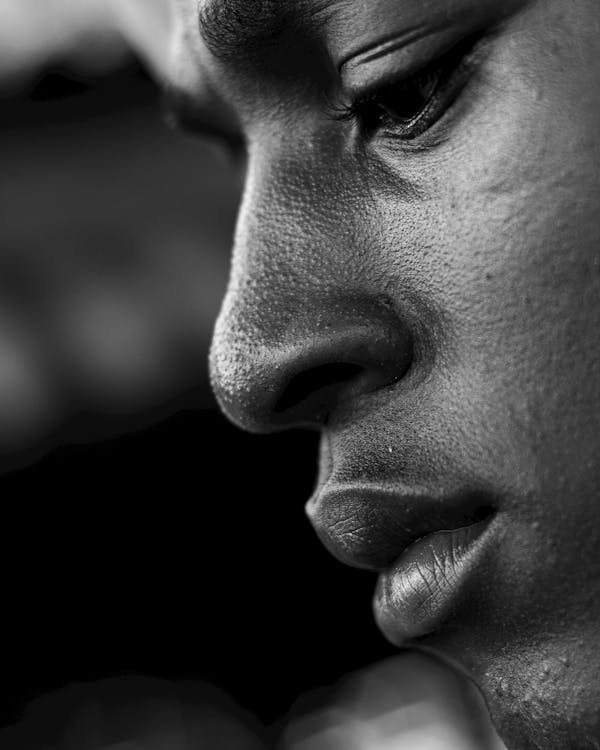
#> input picture week01/Problem_2_Linear&SVD/person.png, 600 x 750 px
$ python main.py
#> lines starting #> are read from the running program, lines starting #| are printed output that depends on the picture
import numpy as np
import matplotlib.pyplot as plt
from PIL import Image

# Task 1: Linear Transformation
# Rotation Transformation
theta = np.radians(135)
R = np.array([[np.cos(theta), -np.sin(theta)],
              [np.sin(theta), np.cos(theta)]])
# Scaling Transformation
S = np.array([[0.5, 0],
             [0, 0.5]])

square = np.array([[0, 1, 1, 0, 0],
                   [0, 0, 1, 1, 0]])
square_R = R @ square
square_R_S = S @ square_R

plt.plot(square[0], square[1], color='r', label="raw square")
plt.plot(square_R[0], square_R[1], color='g', label='rotating square')
plt.plot(square_R_S[0], square_R_S[1], color='y', label = 'scaling and roatating square')
plt.legend()
plt.axis('equal')
plt.grid(True)
plt.ion()
plt.show()
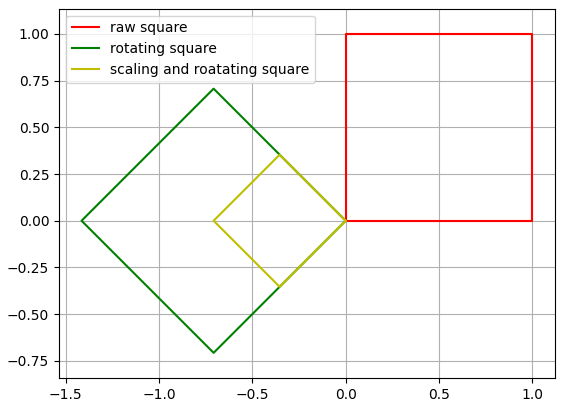
#> figure drawn by matplotlib, 1 panel

# Task 2: SVD
M = np.array(Image.open("person.png").convert("L"), dtype=float)
Mc = M - M.mean(axis=0)
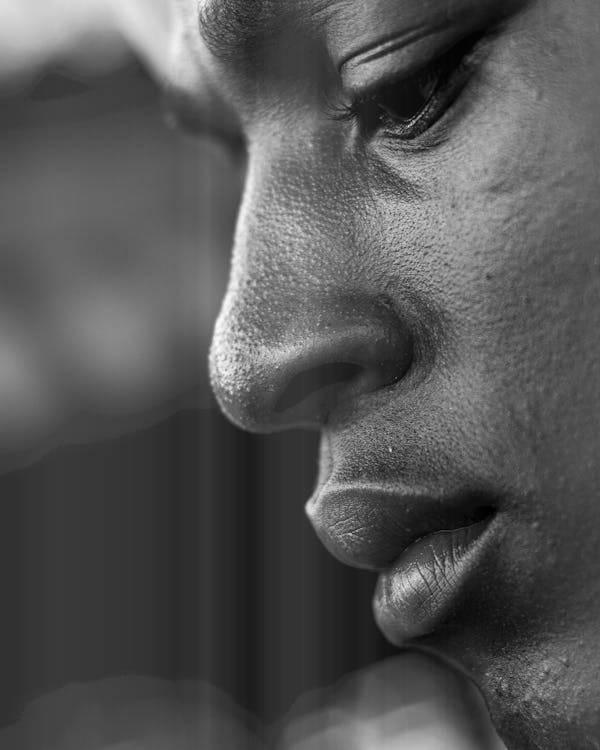
#> Mc: shape (750, 600) float64; min -97.43, max 193.4, mean 0; drawn with min black and max white
# print(Mc.shape)
U, S, Vt = np.linalg.svd(Mc, full_matrices=False)
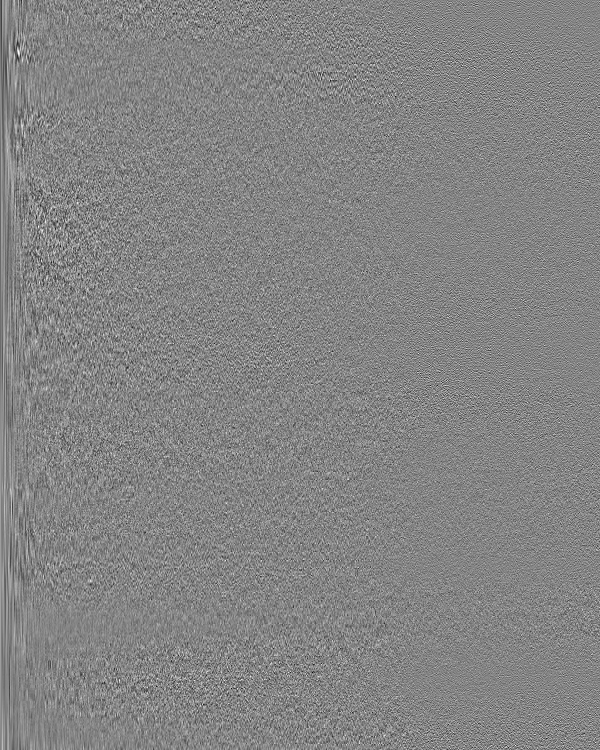
#> U: shape (750, 600) float64; min -0.227, max 0.21, mean -4.62e-16; drawn with min black and max white
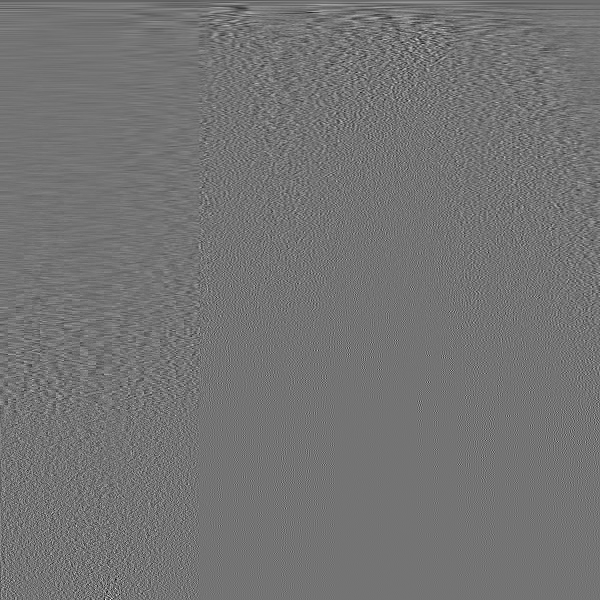
#> Vt: shape (600, 600) float64; min -0.321, max 0.384, mean -7.82e-05; drawn with min black and max white
#> S = 600 values, max 19871.9 at index 0, min 0.55 at index 599, mean 300.8
# print(U.shape, S.shape, Vt.shape)
def reconstruct(k):
    return (U[:, :k] * S[:k]) @ Vt[:k, :]

compress_ratio = []
reconstruct_error = []

h, w = M.shape
#> h = 750; w = 600
max_k = min(h, w)
#> max_k = 600
k_values = np.unique(
    np.geomspace(1, max_k, 100).astype(int)
)
#> k_values = 72 values from 1 to 600

for k in k_values:
    M_reconstruct = reconstruct(k)
    M_reconstruct = M_reconstruct + M.mean(axis=0)
    cr = (h*w)/(h*k + k + k*w) * 100
    error = (np.linalg.norm(M - M_reconstruct, 'fro'))/np.linalg.norm(M, 'fro') * 100
    compress_ratio.append(cr)
    reconstruct_error.append(error)
#> this loop made 72 passes
#> error on passes 1 to 12: 46.29, 35.73, 29.69, 25.66, 22.75, 20.66, 18.52, 17.49, 16.66, 15.89, 15.21, 14.66
#> pass 1, `M_reconstruct = M_reconstruct + M.mean(axis=0)`:
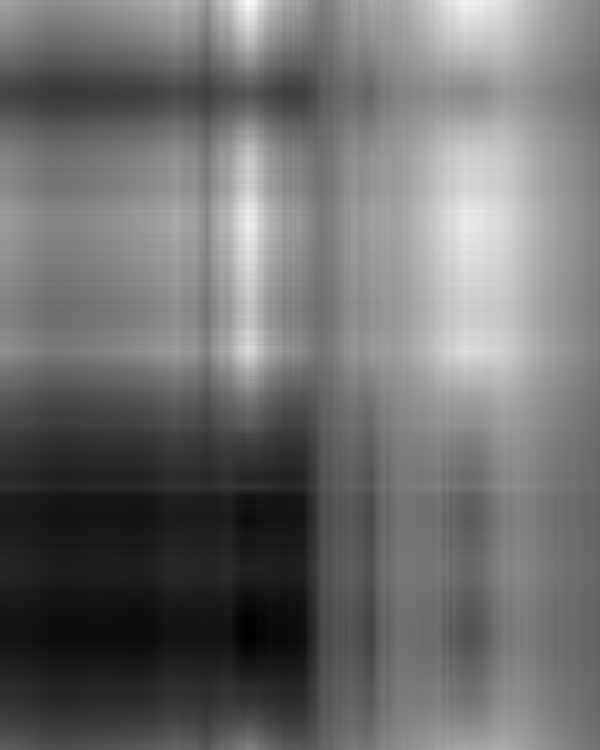
#> M_reconstruct: shape (750, 600) float64; min -21.5, max 161.6, mean 58.5; drawn with min black and max white
#> pass 2, `M_reconstruct = M_reconstruct + M.mean(axis=0)`:
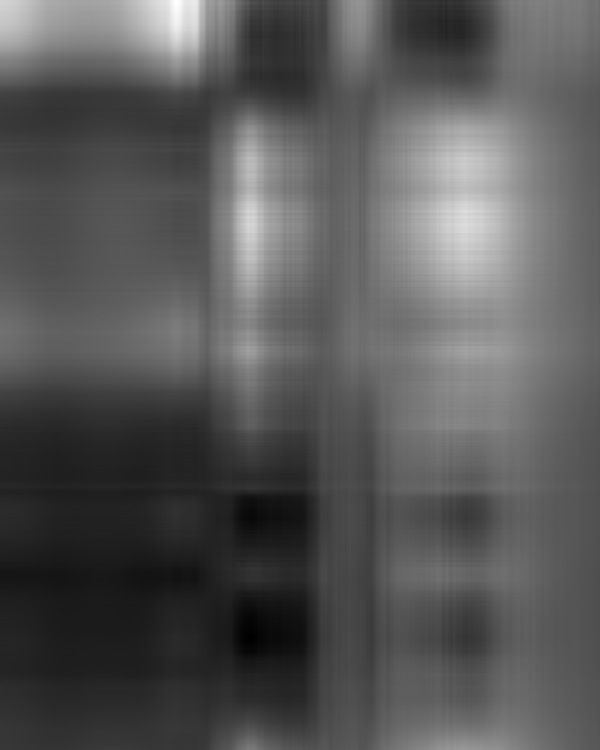
#> M_reconstruct: shape (750, 600) float64; min -34.88, max 236.6, mean 58.5; drawn with min black and max white
#> after the loop, compress_ratio = 72 values, max 33308.7 at index 0, min 55.51 at index 71, mean 1990; reconstruct_error = 72 values, max 46.29 at index 0, min 1.71e-13 at index 71, mean 8.86

plt.figure(figsize=(8, 5))
plt.plot(k_values, compress_ratio, label="Compress ratio", linewidth=1)
plt.plot(k_values, reconstruct_error, label="Error", linewidth=1)
plt.title(f"SVD Compression Performance")
plt.xlabel("k")
plt.ylabel("Percentage (%)")
plt.legend()
plt.ion()
plt.show()
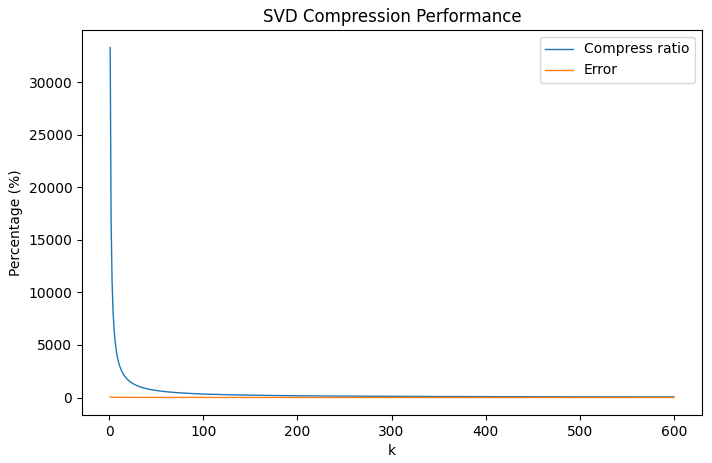
#> figure drawn by matplotlib, 1 panel; curve peaks at x = 1, y = 33308.7; curve peaks at x = 1, y = 46.29

print("Type 'stop' to stop the program")
print("Choose the suitable k: (int/stop)")
k = input()
while k != "stop":
    try:
        k = int(k)
        M_reconstruct = reconstruct(k)
        M_reconstruct = M_reconstruct + M.mean(axis=0)

        cr = (h*w)/(h*k + k + k*w) * 100
        error = (np.linalg.norm(M - M_reconstruct, 'fro'))/np.linalg.norm(M, 'fro') * 100
        print(f"Compress Ratio: {round(cr, 3)}% ---- Error: {round(error, 3)}%")

        M_reconstruct = np.clip(M_reconstruct, 0, 255).astype(np.uint8)
        reconstruct_image = Image.fromarray(M_reconstruct, mode='L')
        reconstruct_image.save("person_reconstruct.png")

    except ValueError:
        print("Invalid input. Please enter a decimal number or 'good'.")

    print("Type 'stop' to stop the program")
    print("Choose the suitable k: (int/stop)")
#> (the run stopped early here; a loop or call above may not have finished)
